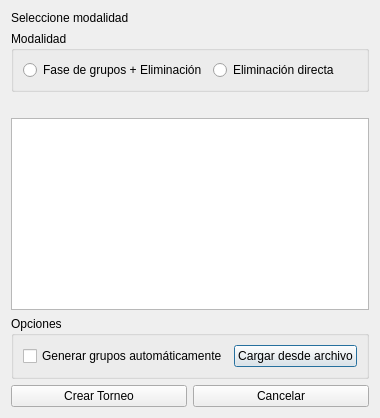
<?xml version="1.0" encoding="UTF-8"?>
<ui version="4.0">
 <class>VentanaTorneo</class>
 <widget class="QDialog" name="VentanaTorneo">
  <property name="windowTitle">
   <string>Crear Torneo</string>
  </property>
  <layout class="QVBoxLayout" name="verticalLayout">
   <item>
    <widget class="QLabel" name="lblModo">
     <property name="text"><string>Seleccione modalidad</string></property>
    </widget>
   </item>
   <item>
    <widget class="QGroupBox" name="groupModulo">
     <property name="title"><string>Modalidad</string></property>
     <layout class="QHBoxLayout" name="horizontalLayout">
      <item>
       <widget class="QRadioButton" name="rbCompleto">
        <property name="text"><string>Fase de grupos + Eliminación</string></property>
       </widget>
      </item>
      <item>
       <widget class="QRadioButton" name="rbEliminacion">
        <property name="text"><string>Eliminación directa</string></property>
       </widget>
      </item>
     </layout>
    </widget>
   </item>

   <item>
    <widget class="QLabel" name="lblEquipos">Seleccionar equipos (Ctrl+click):</widget>
   </item>
   <item>
    <widget class="QListWidget" name="listEquipos" />
   </item>

   <item>
    <widget class="QGroupBox" name="groupOpciones">
     <property name="title"><string>Opciones</string></property>
     <layout class="QHBoxLayout" name="hOptions">
      <item>
       <widget class="QCheckBox" name="cbAutoGrupos">
        <property name="text"><string>Generar grupos automáticamente</string></property>
       </widget>
      </item>
      <item>
       <widget class="QPushButton" name="btnCargar">
        <property name="text"><string>Cargar desde archivo</string></property>
       </widget>
      </item>
     </layout>
    </widget>
   </item>

   <item>
    <layout class="QHBoxLayout" name="hButtons">
     <item>
      <widget class="QPushButton" name="btnCrear">
       <property name="text"><string>Crear Torneo</string></property>
      </widget>
     </item>
     <item>
      <widget class="QPushButton" name="btnCancelar">
       <property name="text"><string>Cancelar</string></property>
      </widget>
     </item>
    </layout>
   </item>
  </layout>
 </widget>
 <resources/>
 <connections/>
</ui>
